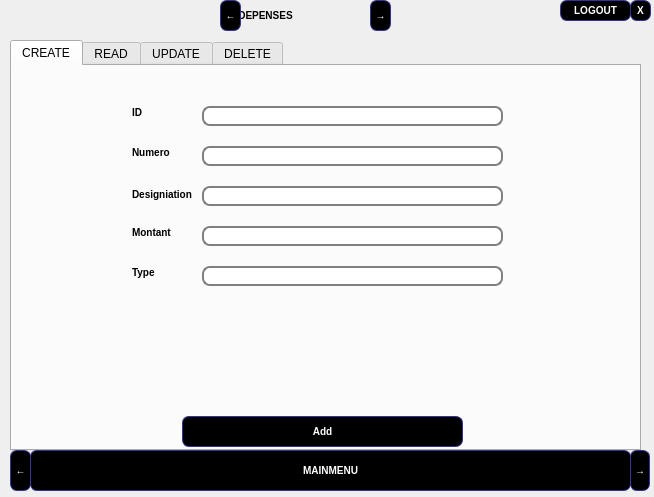
<?xml version="1.0" encoding="UTF-8"?>
<ui version="4.0">
 <class>dialogdepenses</class>
 <widget class="QDialog" name="dialogdepenses">
  <property name="geometry">
   <rect>
    <x>0</x>
    <y>0</y>
    <width>654</width>
    <height>497</height>
   </rect>
  </property>
  <property name="windowTitle">
   <string>Dialog</string>
  </property>
  <property name="styleSheet">
   <string notr="true">QLabel {
font-weight: bold;
font-size: 10px;
}
QLineEdit {
padding: 1px;
border-style: solid;
border: 2px solid gray;
border-radius: 8px;
}

QLabel {
font-weight: bold;
font-size: 10px;
}
QLineEdit {
padding: 1px;
border-style: solid;
border: 2px solid gray;
border-radius: 8px;
}


QPushButton {
color: white;
font-weight: bold;
background-color: black;
border-width: 1px;
border-color: #339;
border-style: solid;
border-radius: 7;
padding: 3px;
font-size: 10px;
padding-left: 5px;
padding-right: 5px;

}
QPushButton:hover { background-color: white;
color:black;
text-decoration: underline; }
</string>
  </property>
  <widget class="QTabWidget" name="tabWidget">
   <property name="geometry">
    <rect>
     <x>10</x>
     <y>40</y>
     <width>631</width>
     <height>411</height>
    </rect>
   </property>
   <property name="currentIndex">
    <number>0</number>
   </property>
   <widget class="QWidget" name="create">
    <attribute name="title">
     <string>CREATE</string>
    </attribute>
    <widget class="QPushButton" name="ajouter">
     <property name="geometry">
      <rect>
       <x>170</x>
       <y>350</y>
       <width>281</width>
       <height>31</height>
      </rect>
     </property>
     <property name="cursor">
      <cursorShape>PointingHandCursor</cursorShape>
     </property>
     <property name="styleSheet">
      <string notr="true">border-image: url(:/image/image/Capture53.png);</string>
     </property>
     <property name="text">
      <string>Add</string>
     </property>
    </widget>
    <widget class="QLineEdit" name="lineEdit_id">
     <property name="geometry">
      <rect>
       <x>190</x>
       <y>40</y>
       <width>301</width>
       <height>20</height>
      </rect>
     </property>
     <property name="styleSheet">
      <string notr="true">border-image: url(:/image/image/Capture5.png);</string>
     </property>
    </widget>
    <widget class="QLineEdit" name="lineEdit_num">
     <property name="geometry">
      <rect>
       <x>190</x>
       <y>80</y>
       <width>301</width>
       <height>20</height>
      </rect>
     </property>
     <property name="styleSheet">
      <string notr="true">border-image: url(:/image/image/Capture5.png);</string>
     </property>
    </widget>
    <widget class="QLineEdit" name="lineEdit_designiation">
     <property name="geometry">
      <rect>
       <x>190</x>
       <y>120</y>
       <width>301</width>
       <height>20</height>
      </rect>
     </property>
     <property name="styleSheet">
      <string notr="true">border-image: url(:/image/image/Capture5.png);</string>
     </property>
    </widget>
    <widget class="QLineEdit" name="lineEdit_montant">
     <property name="geometry">
      <rect>
       <x>190</x>
       <y>160</y>
       <width>301</width>
       <height>20</height>
      </rect>
     </property>
     <property name="styleSheet">
      <string notr="true">border-image: url(:/image/image/Capture5.png);</string>
     </property>
    </widget>
    <widget class="QLineEdit" name="lineEdit_type">
     <property name="geometry">
      <rect>
       <x>190</x>
       <y>200</y>
       <width>301</width>
       <height>20</height>
      </rect>
     </property>
     <property name="styleSheet">
      <string notr="true">border-image: url(:/image/image/Capture5.png);</string>
     </property>
    </widget>
    <widget class="QLabel" name="label_8">
     <property name="geometry">
      <rect>
       <x>120</x>
       <y>40</y>
       <width>47</width>
       <height>13</height>
      </rect>
     </property>
     <property name="text">
      <string>ID</string>
     </property>
    </widget>
    <widget class="QLabel" name="label_9">
     <property name="geometry">
      <rect>
       <x>120</x>
       <y>80</y>
       <width>47</width>
       <height>13</height>
      </rect>
     </property>
     <property name="text">
      <string>Numero</string>
     </property>
    </widget>
    <widget class="QLabel" name="label_10">
     <property name="geometry">
      <rect>
       <x>120</x>
       <y>120</y>
       <width>71</width>
       <height>16</height>
      </rect>
     </property>
     <property name="text">
      <string>Designiation</string>
     </property>
    </widget>
    <widget class="QLabel" name="label_11">
     <property name="geometry">
      <rect>
       <x>120</x>
       <y>160</y>
       <width>47</width>
       <height>13</height>
      </rect>
     </property>
     <property name="text">
      <string>Montant</string>
     </property>
    </widget>
    <widget class="QLabel" name="label_12">
     <property name="geometry">
      <rect>
       <x>120</x>
       <y>200</y>
       <width>47</width>
       <height>13</height>
      </rect>
     </property>
     <property name="text">
      <string>Type</string>
     </property>
    </widget>
   </widget>
   <widget class="QWidget" name="read">
    <attribute name="title">
     <string>READ</string>
    </attribute>
    <widget class="QTableView" name="tabdep">
     <property name="geometry">
      <rect>
       <x>10</x>
       <y>40</y>
       <width>611</width>
       <height>251</height>
      </rect>
     </property>
     <property name="styleSheet">
      <string notr="true">border-image: url(:/image/image/Capture54.png);</string>
     </property>
    </widget>
    <widget class="QLineEdit" name="search">
     <property name="geometry">
      <rect>
       <x>490</x>
       <y>10</y>
       <width>113</width>
       <height>20</height>
      </rect>
     </property>
     <property name="styleSheet">
      <string notr="true">border-image: url(:/image/image/Capture5.png);</string>
     </property>
    </widget>
    <widget class="QPushButton" name="id_asc">
     <property name="geometry">
      <rect>
       <x>-60</x>
       <y>40</y>
       <width>201</width>
       <height>31</height>
      </rect>
     </property>
     <property name="styleSheet">
      <string notr="true">
QPushButton {
color: grey;
font-weight: bold;
background-color: none;
border-width: none;
border-color: none;
border-style: none;
border-radius: none;
padding: none;


}
QPushButton:hover { background-color: none;
color:black;
text-decoration: none; }</string>
     </property>
     <property name="text">
      <string>                                      ^</string>
     </property>
    </widget>
    <widget class="QPushButton" name="id_desc">
     <property name="geometry">
      <rect>
       <x>20</x>
       <y>40</y>
       <width>121</width>
       <height>31</height>
      </rect>
     </property>
     <property name="styleSheet">
      <string notr="true">
QPushButton {
color: grey;
font-weight: none;
background-color: none;
border-width: none;
border-color: none;
border-style: none;
border-radius: none;
padding: none;


}
QPushButton:hover { background-color: none;
color:black;
text-decoration: none; }</string>
     </property>
     <property name="text">
      <string>           v</string>
     </property>
    </widget>
    <widget class="QPushButton" name="num_asc">
     <property name="geometry">
      <rect>
       <x>130</x>
       <y>40</y>
       <width>101</width>
       <height>31</height>
      </rect>
     </property>
     <property name="styleSheet">
      <string notr="true">
QPushButton {
color: grey;
font-weight: bold;
background-color: none;
border-width: none;
border-color: none;
border-style: none;
border-radius: none;
padding: none;
font-size: 10px;
padding-left: 5px;
padding-right: 5px;

}
QPushButton:hover { background-color: none;
color:black;
text-decoration: none; }</string>
     </property>
     <property name="text">
      <string>                            ^</string>
     </property>
    </widget>
    <widget class="QPushButton" name="num_desc">
     <property name="geometry">
      <rect>
       <x>130</x>
       <y>40</y>
       <width>101</width>
       <height>31</height>
      </rect>
     </property>
     <property name="styleSheet">
      <string notr="true">
QPushButton {
color: grey;
font-weight: bold;
background-color: none;
border-width: none;
border-color: none;
border-style: none;
border-radius: none;
padding: none;
font-size: 10px;
padding-left: 5px;
padding-right: 5px;

}
QPushButton:hover { background-color: none;
color:black;
text-decoration: none; }</string>
     </property>
     <property name="text">
      <string>                            v</string>
     </property>
    </widget>
    <widget class="QPushButton" name="des_asc">
     <property name="geometry">
      <rect>
       <x>220</x>
       <y>40</y>
       <width>101</width>
       <height>31</height>
      </rect>
     </property>
     <property name="styleSheet">
      <string notr="true">
QPushButton {
color: grey;
font-weight: bold;
background-color: none;
border-width: none;
border-color: none;
border-style: none;
border-radius: none;
padding: none;
font-size: 10px;
padding-left: 5px;
padding-right: 5px;

}
QPushButton:hover { background-color: none;
color:black;
text-decoration: none; }</string>
     </property>
     <property name="text">
      <string>                            ^</string>
     </property>
    </widget>
    <widget class="QPushButton" name="des_desc">
     <property name="geometry">
      <rect>
       <x>220</x>
       <y>40</y>
       <width>101</width>
       <height>31</height>
      </rect>
     </property>
     <property name="styleSheet">
      <string notr="true">
QPushButton {
color: grey;
font-weight: bold;
background-color: none;
border-width: none;
border-color: none;
border-style: none;
border-radius: none;
padding: none;
font-size: 10px;
padding-left: 5px;
padding-right: 5px;

}
QPushButton:hover { background-color: none;
color:black;
text-decoration: none; }</string>
     </property>
     <property name="text">
      <string>                            v</string>
     </property>
    </widget>
    <widget class="QPushButton" name="montant_asc">
     <property name="geometry">
      <rect>
       <x>325</x>
       <y>40</y>
       <width>101</width>
       <height>31</height>
      </rect>
     </property>
     <property name="styleSheet">
      <string notr="true">
QPushButton {
color: grey;
font-weight: bold;
background-color: none;
border-width: none;
border-color: none;
border-style: none;
border-radius: none;
padding: none;
font-size: 10px;
padding-left: 5px;
padding-right: 5px;

}
QPushButton:hover { background-color: none;
color:black;
text-decoration: none; }</string>
     </property>
     <property name="text">
      <string>                            ^</string>
     </property>
    </widget>
    <widget class="QPushButton" name="montant_desc">
     <property name="geometry">
      <rect>
       <x>325</x>
       <y>40</y>
       <width>101</width>
       <height>31</height>
      </rect>
     </property>
     <property name="styleSheet">
      <string notr="true">
QPushButton {
color: grey;
font-weight: bold;
background-color: none;
border-width: none;
border-color: none;
border-style: none;
border-radius: none;
padding: none;
font-size: 10px;
padding-left: 5px;
padding-right: 5px;

}
QPushButton:hover { background-color: none;
color:black;
text-decoration: none; }</string>
     </property>
     <property name="text">
      <string>                            v</string>
     </property>
    </widget>
    <widget class="QPushButton" name="type_asc">
     <property name="geometry">
      <rect>
       <x>420</x>
       <y>40</y>
       <width>101</width>
       <height>31</height>
      </rect>
     </property>
     <property name="styleSheet">
      <string notr="true">
QPushButton {
color: grey;
font-weight: bold;
background-color: none;
border-width: none;
border-color: none;
border-style: none;
border-radius: none;
padding: none;
font-size: 10px;
padding-left: 5px;
padding-right: 5px;

}
QPushButton:hover { background-color: none;
color:black;
text-decoration: none; }</string>
     </property>
     <property name="text">
      <string>                            ^</string>
     </property>
    </widget>
    <widget class="QPushButton" name="type_desc">
     <property name="geometry">
      <rect>
       <x>420</x>
       <y>40</y>
       <width>101</width>
       <height>31</height>
      </rect>
     </property>
     <property name="styleSheet">
      <string notr="true">
QPushButton {
color: grey;
font-weight: bold;
background-color: none;
border-width: none;
border-color: none;
border-style: none;
border-radius: none;
padding: none;
font-size: 10px;
padding-left: 5px;
padding-right: 5px;

}
QPushButton:hover { background-color: none;
color:black;
text-decoration: none; }</string>
     </property>
     <property name="text">
      <string>                            v</string>
     </property>
    </widget>
    <widget class="QPushButton" name="pushButton">
     <property name="geometry">
      <rect>
       <x>20</x>
       <y>10</y>
       <width>61</width>
       <height>21</height>
      </rect>
     </property>
     <property name="styleSheet">
      <string notr="true">
border-image: url(:/image/image/Capture53.png);</string>
     </property>
     <property name="text">
      <string>PRINT</string>
     </property>
    </widget>
    <widget class="QPushButton" name="pushButton_2">
     <property name="geometry">
      <rect>
       <x>50</x>
       <y>360</y>
       <width>161</width>
       <height>20</height>
      </rect>
     </property>
     <property name="styleSheet">
      <string notr="true">
border-image: url(:/image/image/Capture53.png);</string>
     </property>
     <property name="text">
      <string>Delete</string>
     </property>
    </widget>
    <widget class="QPushButton" name="pushButton_3">
     <property name="geometry">
      <rect>
       <x>400</x>
       <y>360</y>
       <width>171</width>
       <height>20</height>
      </rect>
     </property>
     <property name="styleSheet">
      <string notr="true">
border-image: url(:/image/image/Capture53.png);</string>
     </property>
     <property name="text">
      <string>Modify</string>
     </property>
    </widget>
    <widget class="QLineEdit" name="txt_num">
     <property name="geometry">
      <rect>
       <x>130</x>
       <y>300</y>
       <width>113</width>
       <height>20</height>
      </rect>
     </property>
     <property name="styleSheet">
      <string notr="true">border-image: url(:/image/image/Capture5.png);</string>
     </property>
    </widget>
    <widget class="QLineEdit" name="txt_des">
     <property name="geometry">
      <rect>
       <x>250</x>
       <y>300</y>
       <width>113</width>
       <height>20</height>
      </rect>
     </property>
     <property name="styleSheet">
      <string notr="true">border-image: url(:/image/image/Capture5.png);</string>
     </property>
    </widget>
    <widget class="QLineEdit" name="txt_mont">
     <property name="geometry">
      <rect>
       <x>380</x>
       <y>300</y>
       <width>113</width>
       <height>20</height>
      </rect>
     </property>
     <property name="styleSheet">
      <string notr="true">border-image: url(:/image/image/Capture5.png);</string>
     </property>
    </widget>
    <widget class="QLineEdit" name="txt_id">
     <property name="geometry">
      <rect>
       <x>10</x>
       <y>300</y>
       <width>113</width>
       <height>20</height>
      </rect>
     </property>
     <property name="styleSheet">
      <string notr="true">border-image: url(:/image/image/Capture5.png);</string>
     </property>
    </widget>
    <widget class="QLineEdit" name="txt_type">
     <property name="geometry">
      <rect>
       <x>502</x>
       <y>300</y>
       <width>111</width>
       <height>20</height>
      </rect>
     </property>
     <property name="styleSheet">
      <string notr="true">border-image: url(:/image/image/Capture5.png);</string>
     </property>
    </widget>
   </widget>
   <widget class="QWidget" name="update">
    <attribute name="title">
     <string>UPDATE</string>
    </attribute>
    <widget class="QLineEdit" name="idEdit">
     <property name="geometry">
      <rect>
       <x>240</x>
       <y>50</y>
       <width>161</width>
       <height>20</height>
      </rect>
     </property>
     <property name="styleSheet">
      <string notr="true">border-image: url(:/image/image/Capture5.png);</string>
     </property>
    </widget>
    <widget class="QPushButton" name="edit">
     <property name="geometry">
      <rect>
       <x>430</x>
       <y>50</y>
       <width>62</width>
       <height>21</height>
      </rect>
     </property>
     <property name="cursor">
      <cursorShape>PointingHandCursor</cursorShape>
     </property>
     <property name="styleSheet">
      <string notr="true">border-image: url(:/image/image/Capture53.png);</string>
     </property>
     <property name="text">
      <string>Select</string>
     </property>
    </widget>
    <widget class="QLabel" name="label_3">
     <property name="geometry">
      <rect>
       <x>120</x>
       <y>50</y>
       <width>61</width>
       <height>21</height>
      </rect>
     </property>
     <property name="text">
      <string>ID :</string>
     </property>
    </widget>
    <widget class="QLineEdit" name="num">
     <property name="geometry">
      <rect>
       <x>130</x>
       <y>140</y>
       <width>113</width>
       <height>20</height>
      </rect>
     </property>
     <property name="styleSheet">
      <string notr="true">border-image: url(:/image/image/Capture5.png);</string>
     </property>
    </widget>
    <widget class="QLineEdit" name="designiation">
     <property name="geometry">
      <rect>
       <x>390</x>
       <y>140</y>
       <width>113</width>
       <height>20</height>
      </rect>
     </property>
     <property name="styleSheet">
      <string notr="true">border-image: url(:/image/image/Capture5.png);</string>
     </property>
    </widget>
    <widget class="QLineEdit" name="montant">
     <property name="geometry">
      <rect>
       <x>130</x>
       <y>240</y>
       <width>113</width>
       <height>20</height>
      </rect>
     </property>
     <property name="styleSheet">
      <string notr="true">border-image: url(:/image/image/Capture5.png);</string>
     </property>
    </widget>
    <widget class="QLineEdit" name="type">
     <property name="geometry">
      <rect>
       <x>390</x>
       <y>240</y>
       <width>113</width>
       <height>20</height>
      </rect>
     </property>
     <property name="styleSheet">
      <string notr="true">border-image: url(:/image/image/Capture5.png);</string>
     </property>
    </widget>
    <widget class="QPushButton" name="editOk">
     <property name="geometry">
      <rect>
       <x>240</x>
       <y>320</y>
       <width>161</width>
       <height>21</height>
      </rect>
     </property>
     <property name="cursor">
      <cursorShape>PointingHandCursor</cursorShape>
     </property>
     <property name="styleSheet">
      <string notr="true">border-image: url(:/image/image/Capture53.png);</string>
     </property>
     <property name="text">
      <string>Save</string>
     </property>
    </widget>
    <widget class="QLabel" name="label_4">
     <property name="geometry">
      <rect>
       <x>40</x>
       <y>130</y>
       <width>81</width>
       <height>51</height>
      </rect>
     </property>
     <property name="text">
      <string>Nouveau Num</string>
     </property>
    </widget>
    <widget class="QLabel" name="label_5">
     <property name="geometry">
      <rect>
       <x>310</x>
       <y>130</y>
       <width>71</width>
       <height>31</height>
      </rect>
     </property>
     <property name="text">
      <string>Designiation</string>
     </property>
    </widget>
    <widget class="QLabel" name="label_6">
     <property name="geometry">
      <rect>
       <x>50</x>
       <y>250</y>
       <width>47</width>
       <height>13</height>
      </rect>
     </property>
     <property name="text">
      <string>Montant</string>
     </property>
    </widget>
    <widget class="QLabel" name="label_7">
     <property name="geometry">
      <rect>
       <x>310</x>
       <y>240</y>
       <width>41</width>
       <height>21</height>
      </rect>
     </property>
     <property name="text">
      <string>Type</string>
     </property>
    </widget>
   </widget>
   <widget class="QWidget" name="deletee">
    <attribute name="title">
     <string>DELETE</string>
    </attribute>
    <widget class="QPushButton" name="delete_btn">
     <property name="geometry">
      <rect>
       <x>260</x>
       <y>210</y>
       <width>62</width>
       <height>21</height>
      </rect>
     </property>
     <property name="cursor">
      <cursorShape>PointingHandCursor</cursorShape>
     </property>
     <property name="styleSheet">
      <string notr="true">border-image: url(:/image/image/Capture53.png);</string>
     </property>
     <property name="text">
      <string>Delete</string>
     </property>
    </widget>
    <widget class="QLabel" name="label_2">
     <property name="geometry">
      <rect>
       <x>90</x>
       <y>130</y>
       <width>47</width>
       <height>21</height>
      </rect>
     </property>
     <property name="text">
      <string>ID :</string>
     </property>
    </widget>
    <widget class="QLineEdit" name="deleteLine">
     <property name="geometry">
      <rect>
       <x>150</x>
       <y>130</y>
       <width>291</width>
       <height>20</height>
      </rect>
     </property>
     <property name="styleSheet">
      <string notr="true">border-image: url(:/image/image/Capture5.png);</string>
     </property>
    </widget>
   </widget>
  </widget>
  <widget class="QPushButton" name="back">
   <property name="geometry">
    <rect>
     <x>30</x>
     <y>450</y>
     <width>601</width>
     <height>41</height>
    </rect>
   </property>
   <property name="cursor">
    <cursorShape>PointingHandCursor</cursorShape>
   </property>
   <property name="styleSheet">
    <string notr="true">border-image: url(:/image/image/Capture53.png);</string>
   </property>
   <property name="text">
    <string>MAINMENU</string>
   </property>
  </widget>
  <widget class="QPushButton" name="logout">
   <property name="geometry">
    <rect>
     <x>560</x>
     <y>0</y>
     <width>71</width>
     <height>21</height>
    </rect>
   </property>
   <property name="cursor">
    <cursorShape>PointingHandCursor</cursorShape>
   </property>
   <property name="styleSheet">
    <string notr="true">border-image: url(:/image/image/Capture53.png);</string>
   </property>
   <property name="text">
    <string>LOGOUT</string>
   </property>
  </widget>
  <widget class="QLabel" name="label_13">
   <property name="geometry">
    <rect>
     <x>230</x>
     <y>0</y>
     <width>151</width>
     <height>31</height>
    </rect>
   </property>
   <property name="styleSheet">
    <string notr="true">border-image: url(:/image/image/Capture53.png);</string>
   </property>
   <property name="text">
    <string>   DEPENSES</string>
   </property>
  </widget>
  <widget class="QPushButton" name="previousmodule">
   <property name="geometry">
    <rect>
     <x>10</x>
     <y>450</y>
     <width>21</width>
     <height>41</height>
    </rect>
   </property>
   <property name="styleSheet">
    <string notr="true">border-image: url(:/image/image/Capture53.png);</string>
   </property>
   <property name="text">
    <string>←</string>
   </property>
  </widget>
  <widget class="QPushButton" name="nextmodule">
   <property name="geometry">
    <rect>
     <x>630</x>
     <y>450</y>
     <width>20</width>
     <height>41</height>
    </rect>
   </property>
   <property name="styleSheet">
    <string notr="true">border-image: url(:/image/image/Capture53.png);</string>
   </property>
   <property name="text">
    <string>→</string>
   </property>
  </widget>
  <widget class="QPushButton" name="logout_2">
   <property name="geometry">
    <rect>
     <x>630</x>
     <y>0</y>
     <width>21</width>
     <height>21</height>
    </rect>
   </property>
   <property name="cursor">
    <cursorShape>PointingHandCursor</cursorShape>
   </property>
   <property name="styleSheet">
    <string notr="true">border-image: url(:/image/image/Capture53.png);</string>
   </property>
   <property name="text">
    <string>X</string>
   </property>
  </widget>
  <widget class="QPushButton" name="prevcrud">
   <property name="geometry">
    <rect>
     <x>220</x>
     <y>0</y>
     <width>21</width>
     <height>31</height>
    </rect>
   </property>
   <property name="styleSheet">
    <string notr="true">border-image: url(:/image/image/Capture53.png);</string>
   </property>
   <property name="text">
    <string>←</string>
   </property>
  </widget>
  <widget class="QPushButton" name="nextcrud">
   <property name="geometry">
    <rect>
     <x>370</x>
     <y>0</y>
     <width>21</width>
     <height>31</height>
    </rect>
   </property>
   <property name="styleSheet">
    <string notr="true">border-image: url(:/image/image/Capture53.png);</string>
   </property>
   <property name="text">
    <string>→</string>
   </property>
  </widget>
 </widget>
 <resources/>
 <connections/>
</ui>
